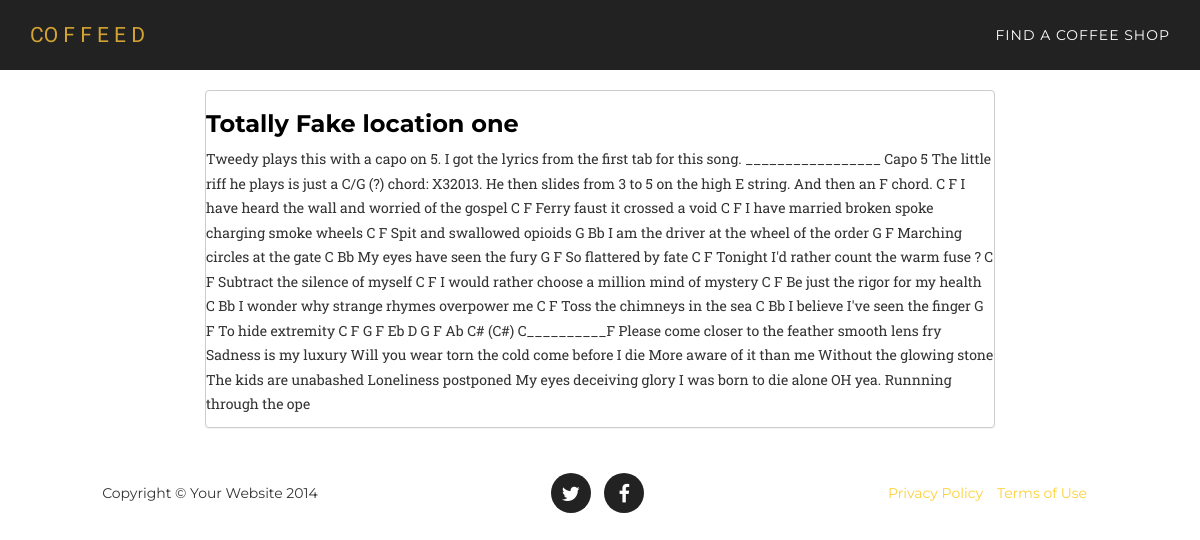
Screenshot of /location/1/detail/ with the database file from the repository.
### core/models.py (models this page shows, shortened)
class Location(models.Model):
	title = models.CharField(max_length=300)
	description = models.TextField(null=True, blank=True)
	address = models.TextField(null=True, blank=True)
	hours = models.TextField(null=True, blank=True)
	image_file = models.ImageField(upload_to=upload_to_location, null=True, blank=True)
	created_at = models.DateTimeField(auto_now_add=True)
	def get_absolute_url(self):
		return reverse(viewname="location_list", args=[self.id])

### core/views.py (the view)
# urls.py: url(r'location/(?P<pk>\d+)/detail/$', coreviews.LocationDetailView.as_view(), name='location_list'),
class LocationDetailView(DetailView):
	model = coremodels.Location
	template_name = 'location/detail.html'
	context_object_name = 'location'

### templates/location/detail.html (shortened to what this page needs)
{% extends "base/theme.html" %}
{% block main_content %}
<div class="row main-content">
	<div class="col-md-2"></div>
	<div class="col-md-8">
		<div class='panel'>
    		<h3><a href="{{ location.get_absolute_url }}">{{ location.title }}</a></h3>
		<p>{{ location.description }}</p>
		</div>
	</div>
	<div class="col-md-2"></div>
</div>
{% endblock %}

### templates/base/theme.html (shortened to what this page needs)
{% extends "base/index.html" %}
{% block navigation %}
	<li>
		<a class="page-scroll" href="/location">Find a Coffee Shop</a>
      </li>
{% endblock %}

### templates/base/index.html (shortened to what this page needs)
{% load staticfiles %}
<!DOCTYPE html>
<html lang="en">
<head>
    <link href={% static "css/bootstrap.min.css" %} rel="stylesheet">
    <link href={% static "css/agency.css" %} rel="stylesheet">
    <link href="{% static "font-awesome/css/font-awesome.min.css" %}" rel="stylesheet" type="text/css">
</head>
<body id="page-top" class="index">
    <nav class="navbar navbar-default navbar-fixed-top navbar-shrink">
        <div class="container">
            <div class="navbar-header page-scroll">
                <a class="navbar-brand page-scroll" href="/">CO F F E E D</a>
            </div>
            <div class="collapse navbar-collapse" id="bs-example-navbar-collapse-1">
                <ul class="nav navbar-nav navbar-right">
			{% block navigation %}{% endblock %}
                </ul>
            </div>
        </div>
    </nav>
	{% block main_content %}{% endblock %}
    <footer>
        <div class="container">
            <div class="row">
                <div class="col-md-4">
                    <span class="copyright">Copyright &copy; Your Website 2014</span>
                </div>
                <div class="col-md-4">
                    <ul class="list-inline social-buttons">
                        <li><a href="https://twitter.com/castig"><i class="fa fa-twitter"></i></a>
                        </li>
                        <li><a href="https://www.facebook.com/getcoffeed"><i class="fa fa-facebook"></i></a>
                        </li>
                        </ul>
                </div>
                <div class="col-md-4">
                    <ul class="list-inline quicklinks">
                        <li><a href="#">Privacy Policy</a>
                        </li>
                        <li><a href="#">Terms of Use</a>
                        </li>
                    </ul>
                </div>
            </div>
        </div>
    </footer>
</body>
</html>

### static/css/agency.css (style rules this page uses)
body { overflow-x: hidden; font-family: "Roboto Slab","Helvetica Neue",Helvetica,Arial,sans-serif; }
p { font-size: 14px; line-height: 1.75; }
a, a:hover, a:focus, a:active, a.active { outline: 0; }
a { color: #fed136; }
h1, h2, h3, h4, h5, h6 { text-transform: uppercase; font-family: Montserrat,"Helvetica Neue",Helvetica,Arial,sans-serif; font-weight: 700; }
.navbar-default { border-color: transparent; background-color: #222; }
.navbar-default .navbar-brand { font-family: "Kaushan Script","Helvetica Neue",Helvetica,Arial,cursive; color: #fed136; }
.navbar-default .navbar-collapse { border-color: rgba(255,255,255,.02); }
.navbar-default .nav li a { text-transform: uppercase; font-family: Montserrat,"Helvetica Neue",Helvetica,Arial,sans-serif; font-weight: 400; letter-spacing: 1px; color: #fff; }
@media (min-width:768px) { .navbar-default { padding: 10px 0; border: 0; background-color: #222; -webkit-transition: padding .3s; -moz-transition: padding .3s; transition: padding .3s; } }
@media (min-width:768px) { .navbar-default .navbar-brand { font-size: 2em; -webkit-transition: all .3s; -moz-transition: all .3s; transition: all .3s; } }
@media (min-width:768px) { .navbar-default.navbar-shrink { padding: 10px 0; background-color: #222; } }
@media (min-width:768px) { .navbar-default.navbar-shrink .navbar-brand { font-size: 1.5em; } }
footer { padding: 25px 0; text-align: center; }
footer span.copyright { text-transform: uppercase; text-transform: none; font-family: Montserrat,"Helvetica Neue",Helvetica,Arial,sans-serif; line-height: 40px; }
footer ul.quicklinks { margin-bottom: 0; text-transform: uppercase; text-transform: none; font-family: Montserrat,"Helvetica Neue",Helvetica,Arial,sans-serif; line-height: 40px; }
ul.social-buttons { margin-bottom: 0; }
ul.social-buttons li a { display: block; width: 40px; height: 40px; border-radius: 100%; font-size: 20px; line-height: 40px; outline: 0; color: #fff; background-color: #222; -webkit-transition: all .3s; -moz-transition: all .3s; transition: all .3s; }
body { webkit-tap-highlight-color: #fed136; }
.panel { padding:0px; background-color: #fff; border: 1px solid #ccc; border-radius: 4px; -webkit-box-shadow: 0 1px 1px rgba(0,0,0,.05); box-shadow: 0 1px 1px rgba(0,0,0,.05); }
.navbar-default .navbar-brand { font-family: "Kaushan Script", Monaco, monospace; color: #d4a432; }
.main-content { padding-top: 90px; }
h3 a { color:#000; text-transform: none; }

### rows the page displays
Location: title "Totally Fake location one", description "Tweedy plays this with a capo on 5. I got the lyrics from the first tab for this song. _________________ Capo 5 The little riff he plays is just a C/G (?) chord: X32013. He then slides from 3 to 5 on the high E string. And then an F chord. C F I have heard the wall and worried of the gospel C F Ferry faust it crossed a void C F I have married broken spoke charging smoke wheels C F Spit and swallowed opioids G Bb I am the driver at the wheel of the order G F Marching circles at the gate C Bb My eyes have seen the fury G F So flattered by fate C F Tonight I'd rather count the warm fuse ? C F Subtract the silence of myself C F I would rather choose a million mind of mystery C F Be just the…"
